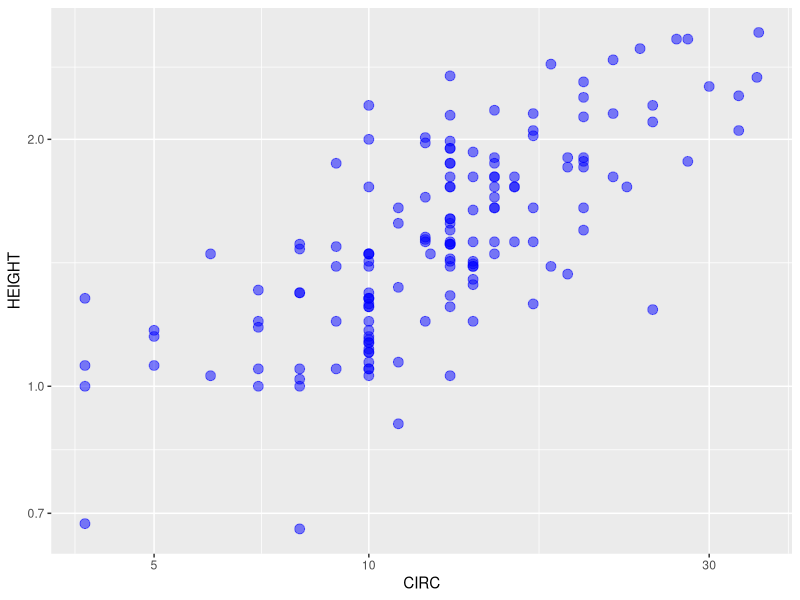
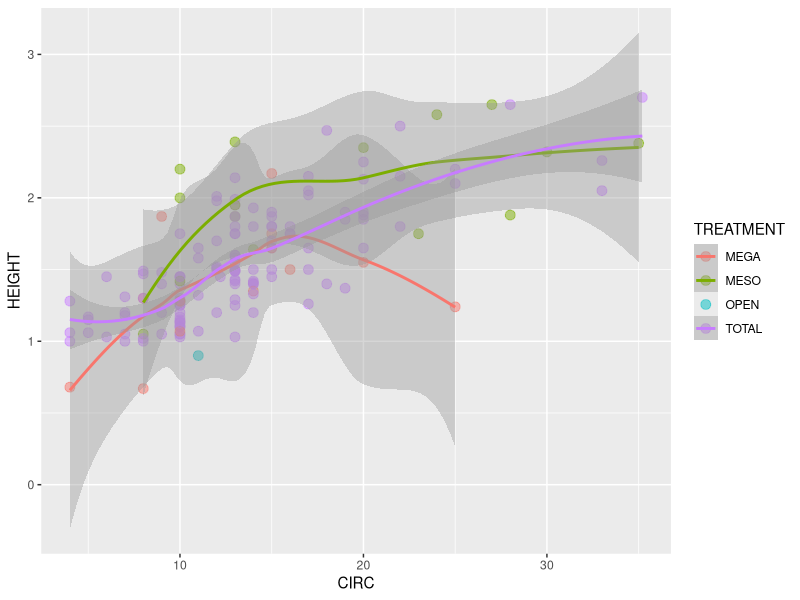
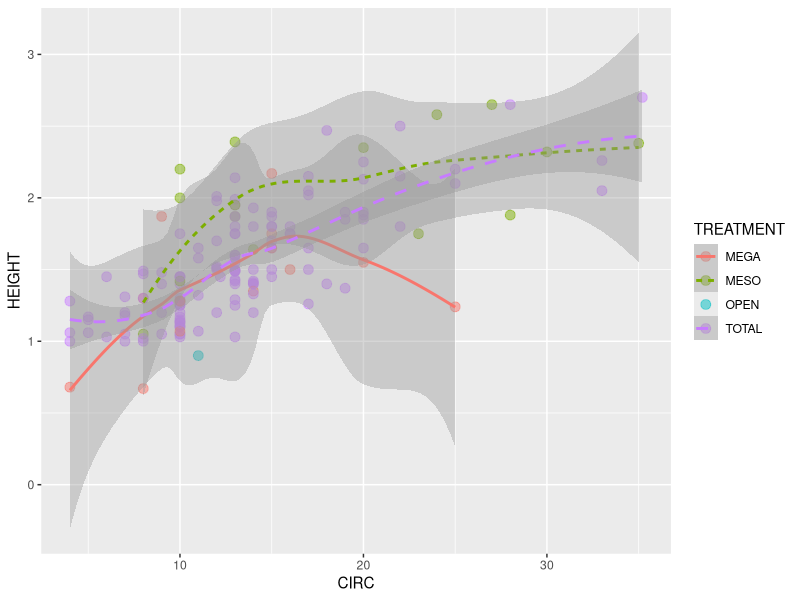
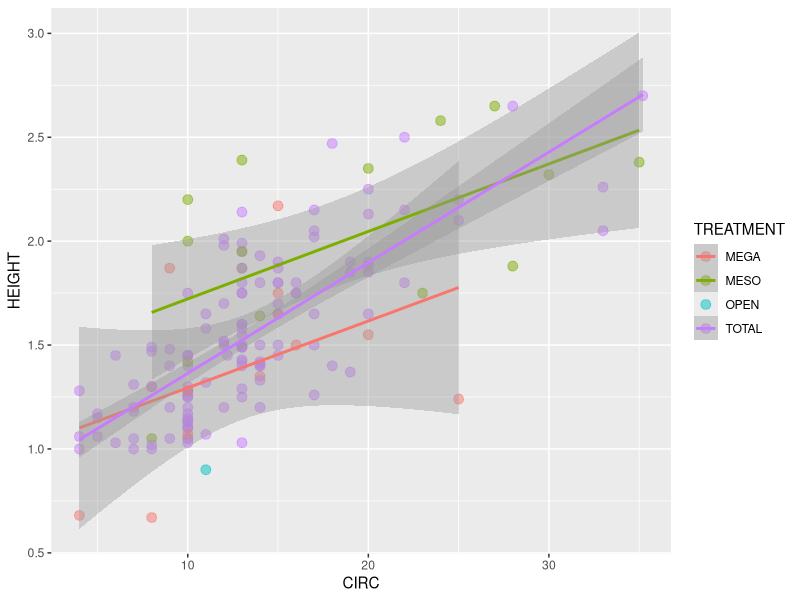
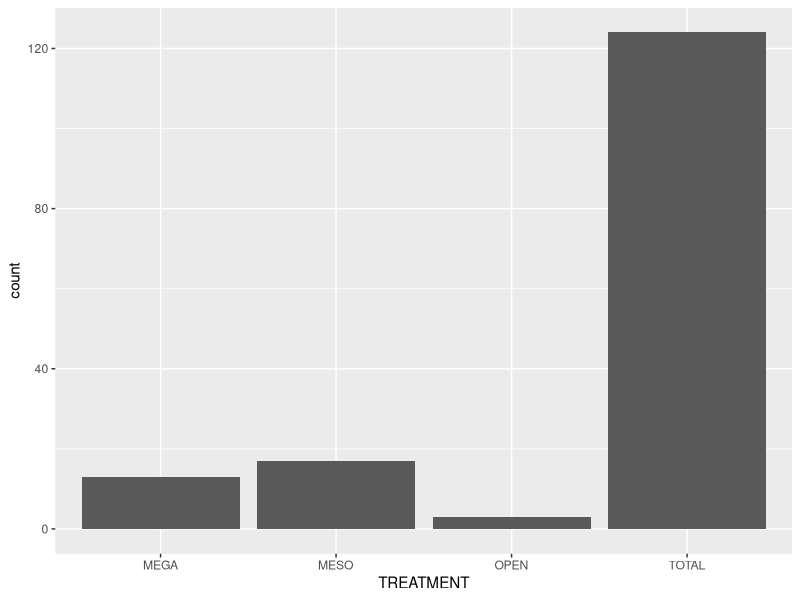
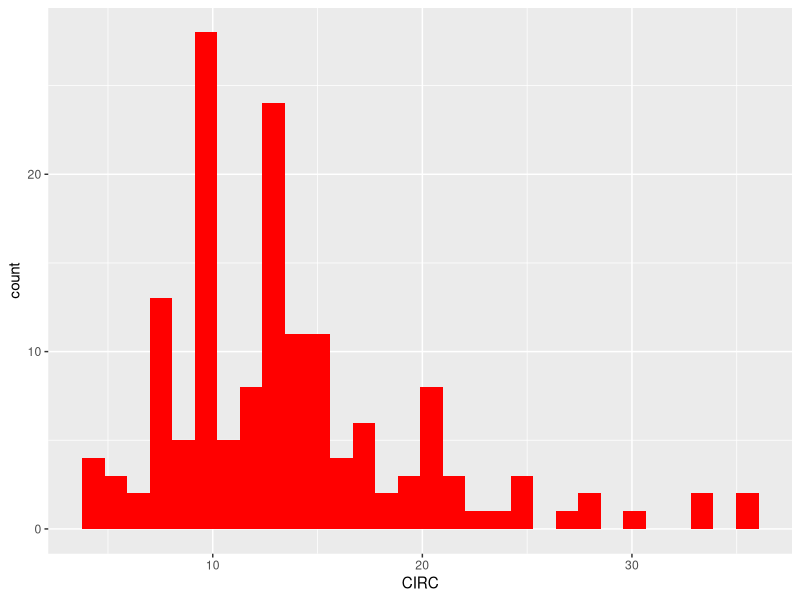
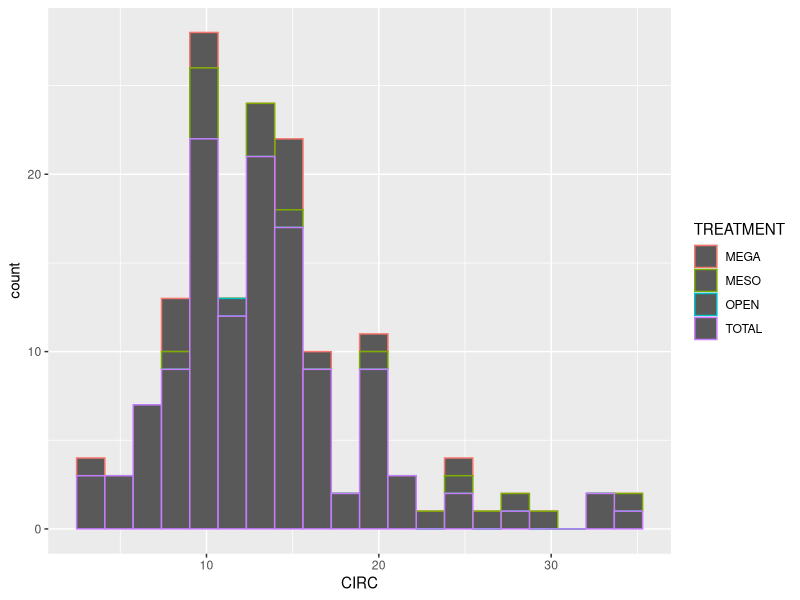
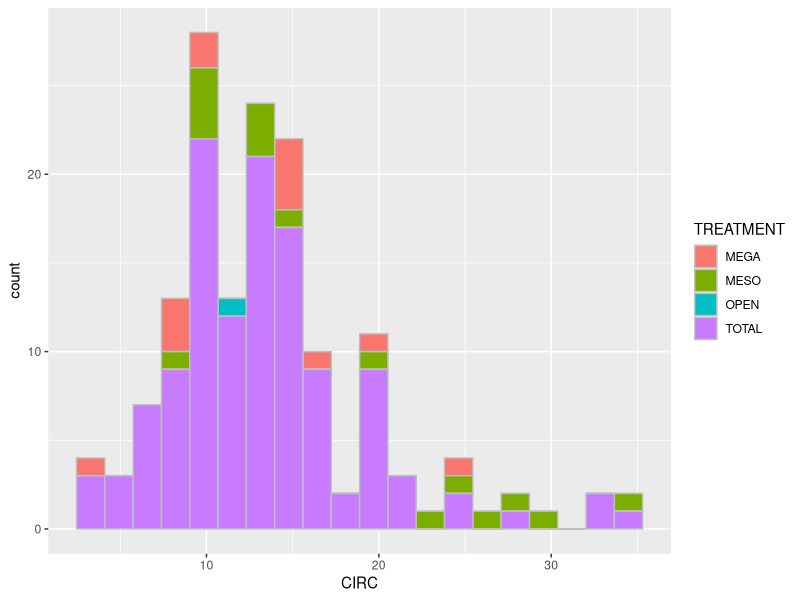

Reproduce these figures in R, in order.
## ---- chunk 1
knitr::opts_chunk$set(echo = TRUE)
library(ggplot2)
## ---- chunk 2
read.csv(file = "../data-raw/ACACIA_DREPANOLOBIUM_SURVEY.txt", sep = "\t")
## ---- chunk 3
acacia <- read.csv(file = "../data-raw/ACACIA_DREPANOLOBIUM_SURVEY.txt", sep = "\t")
## ---- chunk 4
acacia <- read.csv(file = "../data-raw/ACACIA_DREPANOLOBIUM_SURVEY.txt",
         sep ="\t",
         na.strings = "dead")
is.numeric(acacia$HEIGHT)
head(acacia)
#View(acacia)
## ---- chunk 5
library(ggplot2)
ggplot(data = acacia, mapping = aes(x = CIRC, y = HEIGHT)) +
geom_point(size = 3, color = "blue", alpha = 0.5) +
scale_y_log10() +
scale_x_log10()
## ---- chunk 6
ggplot(acacia, aes(x = CIRC, y = HEIGHT, color = TREATMENT)) +
geom_point(size = 3, alpha = 0.5) +
geom_smooth()

ggplot(acacia, aes(x = CIRC, y = HEIGHT, color = TREATMENT, linetype = TREATMENT)) +
geom_point(size = 3, alpha = 0.5) +
geom_smooth()


ggplot(acacia, aes(x = CIRC, y = HEIGHT, color = TREATMENT)) +
geom_point(size = 3, alpha = 0.5) +
geom_smooth(method = "lm") # try with "glm"
## ---- chunk 7
ggplot(data = acacia, mapping = aes(x = TREATMENT)) +
geom_bar()

ggplot(acacia, aes(x = CIRC)) +
geom_histogram(fill = "red")

ggplot(acacia, aes(x = CIRC, color = TREATMENT)) +
geom_histogram(bins = 20)

ggplot(acacia, aes(x = CIRC, fill = TREATMENT)) +
geom_histogram(bins = 20, color = "gray")
## ---- chunk 8
ggplot() +
geom_point(data = acacia,
           mapping = aes(x = CIRC, y = HEIGHT,
                         color = TREATMENT)) +
geom_smooth(data = acacia,
            mapping = aes(x = CIRC, y = HEIGHT))
ggplot() +
geom_point(data = acacia,
           mapping = aes(x = CIRC, y = HEIGHT,
                         color = TREATMENT)) +
geom_smooth(data = acacia,
            mapping = aes(x = CIRC, y = HEIGHT)) +
geom_histogram(data = acacia,
               mapping = aes(x = CIRC, color = TREATMENT),
               alpha = 0.1)

## ---- chunk 9
ggsave("acacia_by_treatment.jpg")
ggsave("acacia_by_treatment.pdf", height = 5, width = 5)

## ---- chunk 10
ggplot(data = acacia, mapping = aes(x = CIRC, y = AXIS1)) +
geom_point() +
labs(x = "Circumference", y = "Canopy Diameter", title = " UHURU Acacia Survey Data")

ggplot(data = acacia, mapping = aes(x = CIRC, y = AXIS1)) +
geom_point() +
scale_x_log10() + scale_y_log10() +
labs(x = "Circumference", y = "Canopy Diameter", title = "UHURU Acacia Survey Data")

ggplot(data = acacia, mapping = aes(x = CIRC, y = AXIS1, color = ANT)) +
geom_point() +
labs(x = "Circumference", y = "Canopy Diameter", title = "UHURU Acacia Survey Data")

ggplot(data = acacia, mapping = aes(x = CIRC, y = AXIS1, color = ANT)) +
geom_point() +
labs(x = "Circumference", y = "Canopy Diameter", title = "UHURU Acacia Survey Data") + facet_wrap(~ANT)

ggplot(data = acacia, mapping = aes(x = CIRC, y = AXIS1, color = ANT)) +
geom_point() +
labs(x = "Circumference", y = "Canopy Diameter", title = "UHURU Acacia Survey Data") + geom_smooth() +
facet_wrap(~ANT)
## ---- chunk 11
ggplot(data = acacia, aes(x = ANT)) + geom_bar()
ggplot(data = acacia, mapping = aes(x = HEIGHT)) +
labs(x = "Height (m)", y = "Number of Acacia", title = "UHURU Acacia Survey Data")
geom_histogram()

ggplot()+
geom_histogram(data = acacia, mapping = aes(x = AXIS1), alpha = 0.3, color = "red") + geom_histogram(data = acacia, mapping = aes(x = AXIS2), alpha = 0.3, color = "black") +
labs(x = "Canopy Diameter (m)", y = "Number of Acacia", title = "UHURU Acacia Survey Data")

ggplot()+
geom_histogram(data = acacia, mapping = aes(x = AXIS1), alpha = 0.3, color = "red", bins = 10) + geom_histogram(data = acacia, mapping = aes(x = AXIS2), alpha = 0.3, color = "black", bins = 10) +
labs(x = "Canopy Diameter (m)", y = "Number of Acacia", title = "UHURU Acacia Survey Data") + facet_wrap(~~TREATMENT) + facet_wrap(~~TREATMENT)
